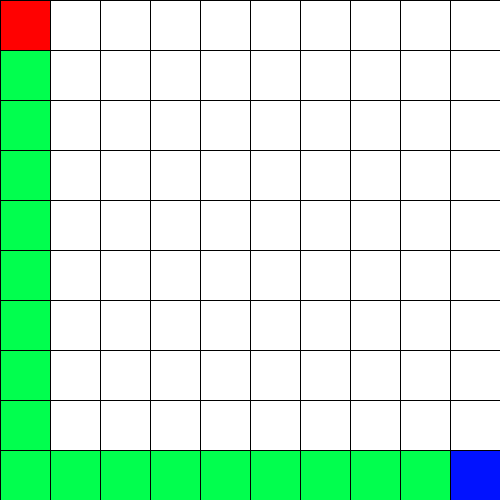
Frame 1 (no input)
Frame 60 (the mouse pressed at the canvas centre just before this capture): identical to frame 1, image omitted
Frame 120 (the mouse held since frame 60 and released just before this capture): identical to frame 1, image omitted

The Processing sketch that drew this single still picture (run headless with seeded random() and noise(); from frame 60 on, the mouse is pressed at the canvas centre):

// Processing sketch: processing_158050
// ── processing_158050.pde


 int [][] labe = new int[10][10];
 int px=0,py=0;
 color rojo = color(255 ,1 , 1);
 color verde = color(1, 255 ,78);
 color azul = color(1, 18, 255);
 color blanco = color(255,255,255);
 
 void setup(){
 size(500,500);
 frameRate(50);}
 
void laberinto(){
for(int j=0;j<=8;j++){
for(int i=1;i<=9;i++){
labe[j][0]=1;
labe[j][i]=0;}}
for(int i=0; i<=9;i++){
labe[9][i]=1;}}

void draw(){
laberinto();
for(int j=0;j<=9;j++){
for(int i=0;i<=9;i++){
if(labe[j][i]==1){
fill(verde);
rect(px+50*i,py+50*j,50,50);}
else{fill(blanco);
rect(px+50*i,py+50*j,50,50);}}}

if(labe[0][0]==1){
fill(rojo);
rect(px,py,50,50);}

if(labe[9][9]==1){
fill(azul);
rect(px+450,py+450,50,50);}}
